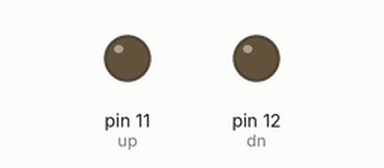
Bench run of a sketch on a simulated Arduino Uno, built with avr-gcc and run on an emulated ATmega328P. Shown: output pins drawn as LEDs (lit = HIGH).

Above: at 5.0 s.
At 25.0 s:
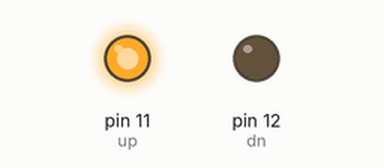
Timing chart, 0 to 52.0 s (numbered marks = the images above):
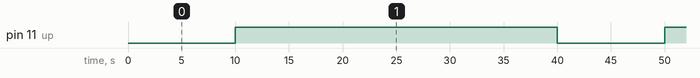

Measured:
- by itself, pin 11 (up): alternates HIGH for 30.0 s and LOW for 10.0 s

The sketch:

up.ino
```cpp
// the setup function runs once when you press reset or power the board
void setup() {
  // initialize digital pin 13 as an output.
  int up = 11;
  int dn = 12;
  pinMode(up, OUTPUT);
  pinMode(dn, OUTPUT);
}

// the loop function runs over and over again forever
void loop() {
  int up = 11;
  int dn = 12;
  delay(10000);
  digitalWrite(up, HIGH);   // turn the LED on (HIGH is the voltage level)
  delay(30000);              // wait for a second
  digitalWrite(up, LOW);    // turn the LED off by making the voltage LOW
}
```
